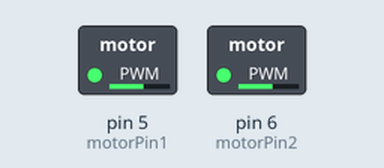
A sketch run on a simulated Arduino Uno, built with avr-gcc and run on an emulated ATmega328P. Shown: switched loads named in the sketch (green lamp = pin HIGH). Random numbers use the default seed unless the sketch sets one; what the sketch prints to the serial monitor is not drawn.

Above: at 0.05 s.
Timing chart, 0 to 3.0 s (numbered marks = the images above):
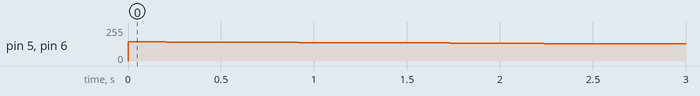

The sketch:

main.ino
```cpp
#include "motor_control.h"
#include "sensor_read.h"
#include "pid_controller.h"

MotorController motor;
SensorSuite sensors;
PIDController pid(1.0, 0.05, 0.01); // Example PID values

void setup() {
  Serial.begin(115200);
  motor.init();
  sensors.init();
}

void loop() {
  float currentAngle = sensors.readPitch();  // Simulate pitch for now
  float targetAngle = 0.0;                   // Level ROV

  float correction = pid.compute(targetAngle, currentAngle);

  motor.setSpeedWithCorrection(correction);  // Adjust based on PID
  delay(100);
}
```

motor_control.cpp
```cpp
#include "motor_control.h"
#include <Arduino.h>

const int motorPin1 = 5;
const int motorPin2 = 6;

void MotorController::init() {
    pinMode(motorPin1, OUTPUT);
    pinMode(motorPin2, OUTPUT);
}

void MotorController::setSpeedWithCorrection(float correction) {
    int baseSpeed = 150;  // base PWM
    int adjustedSpeed = constrain(baseSpeed + correction, 0, 255);

    analogWrite(motorPin1, adjustedSpeed);
    analogWrite(motorPin2, adjustedSpeed);

    Serial.print("Motor PWM: ");
    Serial.println(adjustedSpeed);
}
```

motor_control.h
```cpp
#ifndef MOTOR_CONTROL_H
#define MOTOR_CONTROL_H

class MotorController {
public:
    void init();
    void setSpeedWithCorrection(float correction);  // Uses correction value
};

#endif
```

pid_controller.cpp
```cpp
#include "pid_controller.h"
#include <Arduino.h>

PIDController::PIDController(float p, float i, float d)
    : kp(p), ki(i), kd(d), prevError(0), integral(0) {}

float PIDController::compute(float setpoint, float measured) {
    float error = setpoint - measured;
    integral += error;
    float derivative = error - prevError;
    prevError = error;

    float output = kp * error + ki * integral + kd * derivative;

    Serial.print("PID Output: ");
    Serial.println(output);
    return output;
}
```

pid_controller.h
```cpp
#ifndef PID_CONTROLLER_H
#define PID_CONTROLLER_H

class PIDController {
private:
    float kp, ki, kd;
    float prevError, integral;

public:
    PIDController(float p, float i, float d);
    float compute(float setpoint, float measured);
};

#endif
```

sensor_read.cpp
```cpp
#include "sensor_read.h"
#include <Arduino.h>

void SensorSuite::init() {
    Serial.println("SensorSuite initialized (dummy mode)");
}

float SensorSuite::readPitch() {
    static float fakeAngle = 5.0;
    fakeAngle += random(-2, 3) * 0.5;
    Serial.print("Simulated Pitch: ");
    Serial.println(fakeAngle);
    return fakeAngle;
}
```

sensor_read.h
```cpp
#ifndef SENSOR_READ_H
#define SENSOR_READ_H

class SensorSuite {
public:
    void init();
    float readPitch();  // Simulates MPU6050 pitch
};

#endif
```
